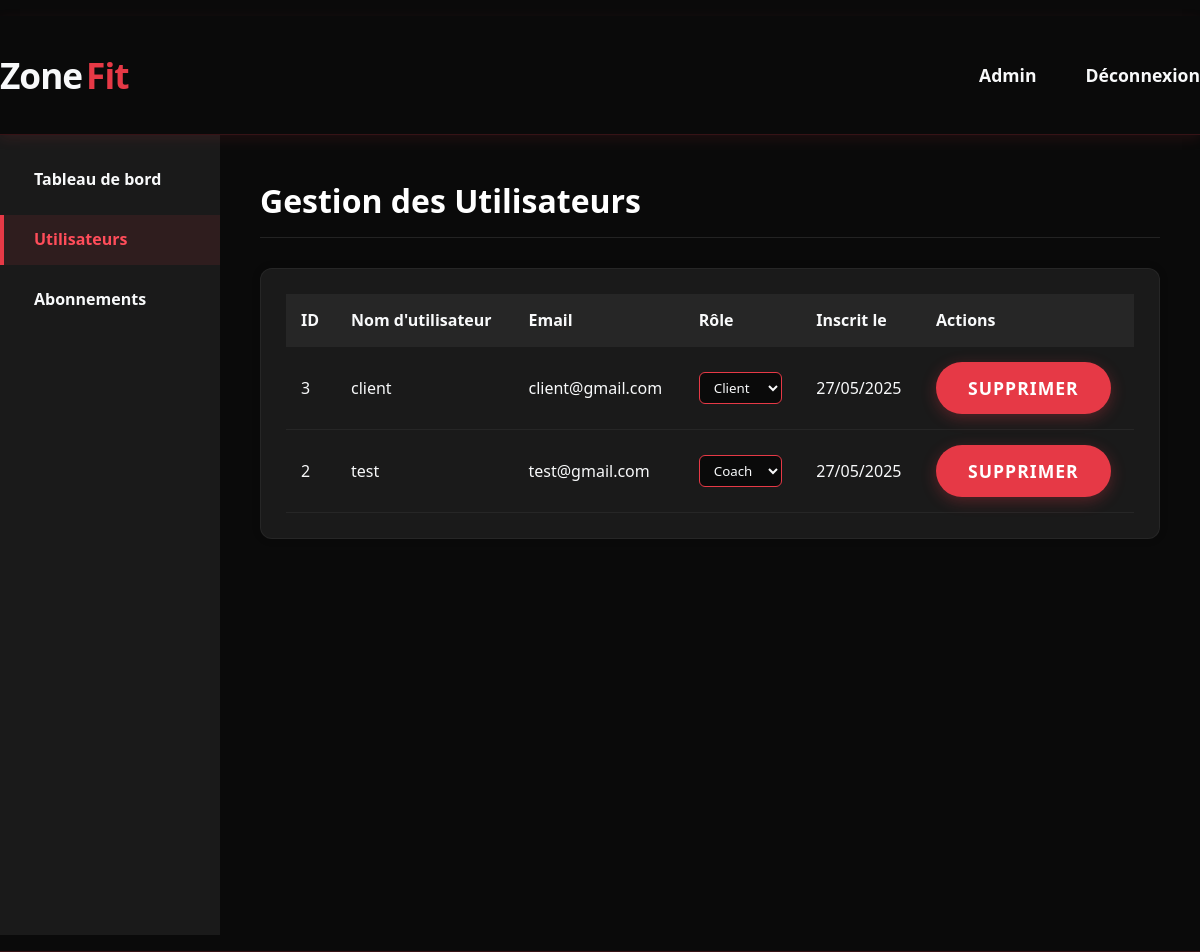
The page /admin/users.php (signed in) on the database its author committed.
### tables this page shows
CREATE TABLE `users` (
  `id` int(11) NOT NULL,
  `username` varchar(50) NOT NULL,
  `password` varchar(255) NOT NULL,
  `email` varchar(100) NOT NULL,
  `role` enum('admin','coach','client') NOT NULL,
  `full_name` varchar(100) DEFAULT NULL,
  `phone` varchar(20) DEFAULT NULL,
  `created_at` timestamp NOT NULL DEFAULT current_timestamp()
);

### admin/users.php (the view, shortened to what this page needs)
<?php
include '../includes/config.php';
$stmt = $pdo->query("SELECT * FROM users WHERE id != 1  ORDER BY created_at DESC ");
$users = $stmt->fetchAll(PDO::FETCH_ASSOC);
?>
<link rel="stylesheet" href="../assets/css/style.css">
<?php include_once "../includes/header.php" ?>
<div class="dashboard">
    <div class="sidebar">
        <ul>
            <li><a href="dashboard.php"><i class="fas fa-tachometer-alt"></i> Tableau de bord</a></li>
            <li><a href="users.php" class="active"><i class="fas fa-users"></i> Utilisateurs</a></li>
            <li><a href="subscriptions.php"><i class="fas fa-credit-card"></i> Abonnements</a></li>
        </ul>
    </div>
    <div class="main-content">
        <h2>Gestion des Utilisateurs</h2>
        <div class="card">
            <table>
                <thead>
                    <tr>
                        <th>ID</th>
                        <th>Nom d'utilisateur</th>
                        <th>Email</th>
                        <th>Rôle</th>
                        <th>Inscrit le</th>
                        <th>Actions</th>
                    </tr>
                </thead>
                <tbody>
                    <?php foreach ($users as $user): ?>
                        <tr>
                            <td><?= $user['id']; ?></td>
                            <td><?= htmlspecialchars($user['username']); ?></td>
                            <td><?= htmlspecialchars($user['email']); ?></td>
                            <td>
                                <form method="get" style="display: inline;">
                                    <select name="new_role" onchange="this.form.submit()">
                                        <option value="coach" <?= $user['role'] == 'coach' ? 'selected' : ''; ?>>Coach</option>
                                        <option value="client" <?= $user['role'] == 'client' ? 'selected' : ''; ?>>Client</option>
                                    </select>
                                </form>
                            </td>
                            <td><?= date('d/m/Y', strtotime($user['created_at'])); ?></td>
                            <td>
                                <?php if ($user['id'] != 1): ?>
                                    <a href="users.php?delete=<?= $user['id']; ?>" class="btn btn-sm btn-danger" onclick="return confirm('Êtes-vous sûr de vouloir supprimer cet utilisateur?')">Supprimer</a>
                                <?php endif; ?>
                            </td>
                        </tr>
                    <?php endforeach; ?>
                </tbody>
            </table>
        </div>
    </div>
</div>

### assets/css/style.css (style rules this page uses)
* { margin: 0; padding: 0; box-sizing: border-box; font-family: 'Segoe UI', Tahoma, Geneva, Verdana, sans-serif; }
.btn { display: inline-block; background: var(--secondary-color); color: white; padding: 0.75rem 1.5rem; border: none; border-radius: 4px; cursor: pointer; font-size: 1rem; transition: background 0.3s; }
.card { background: white; border-radius: 8px; padding: 1.5rem; margin-bottom: 1.5rem; box-shadow: 0 0 10px rgba(0, 0, 0, 0.1); }

### admin/users.php (style rules this page uses)
.dashboard { display: flex; min-height: 100vh; }
.sidebar { background: var(--dark-gray); width: 220px; padding: 20px 0; display: flex; flex-direction: column; gap: 10px; }
.sidebar ul { list-style: none; padding: 0; margin: 0; }
.sidebar ul li { margin-bottom: 10px; }
.sidebar ul li a { color: var(--light); text-decoration: none; padding: 12px 20px; display: flex; align-items: center; font-weight: 600; border-left: 4px solid transparent; transition: var(--transition); }
.sidebar ul li a.active, .sidebar ul li a:hover { border-left: 4px solid var(--red); background: rgba(230, 57, 70, 0.1); color: var(--light-red); }
.main-content { flex: 1; padding: 40px; background: var(--black); }
h2 { font-size: 2rem; margin-bottom: 30px; border-bottom: 1px solid rgba(255, 255, 255, 0.1); padding-bottom: 10px; }
.card { background: var(--dark-gray); padding: 25px; border-radius: 12px; border: 1px solid rgba(255, 255, 255, 0.05); overflow-x: auto; }
table { width: 100%; border-collapse: collapse; color: var(--light); }
table thead { background: rgba(255, 255, 255, 0.05); }
table th, table td { padding: 15px; text-align: left; border-bottom: 1px solid rgba(255, 255, 255, 0.05); }
select { background: var(--black); color: var(--light); border: 1px solid var(--red); padding: 5px 10px; border-radius: 6px; cursor: pointer; }
.btn { padding: 6px 14px; border: none; border-radius: 6px; font-weight: bold; text-decoration: none; transition: var(--transition); }
.btn-danger { background-color: var(--red); color: white; }
.btn-sm { font-size: 0.9rem; }

### includes/header.php (style rules this page uses)
* { margin: 0; padding: 0; box-sizing: border-box; }
.btn { display: inline-block; background: var(--red); color: white; padding: 14px 32px; border-radius: 50px; text-decoration: none; font-weight: 700; text-transform: uppercase; letter-spacing: 1px; transition: var(--transition); border: none; cursor: pointer; font-size: 1.1rem; box-shadow: 0 4px 15px rgba(230, 57, 70, 0.3); }

### rows shown on the page
users: id "3", username "client", email "client@gmail.com", new_role "Client", created_at "27/05/2025"
users: id "2", username "test", email "test@gmail.com", new_role "Coach", created_at "27/05/2025"
